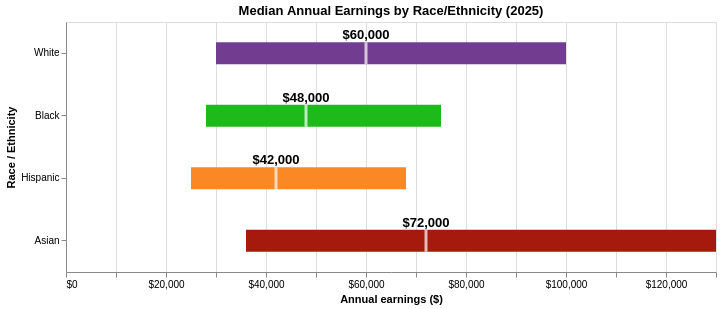

The notebook cell saved with this chart:
### Code cell
# Chart 3b: Median annual earnings by race/ethnicity

group_order2 = ["White", "Black", "Hispanic", "Asian"]
group_colors2 = ["#723C91", "#1EBA1B", "#FA8825", "#A51A0D"]

# Create dollar labels
box_summary2["median_label"] = box_summary2["median"].map(
    lambda x: f"${x:,.0f}"
)

base2 = alt.Chart(box_summary2).encode(
    y=alt.Y(
        "race_group2:N",
        sort=group_order2,
        title="Race / Ethnicity"
    )
)

# IQR bars
boxes2 = base2.mark_bar(size=22).encode(
    x=alt.X(
        "p25:Q",
        title="Annual earnings ($)",
        axis=alt.Axis(format="$,.0f")
    ),
    x2="p75:Q",
    color=alt.Color(
        "race_group2:N",
        scale=alt.Scale(
            domain=group_order2,
            range=group_colors2
        ),
        legend=None
    )
)

# White median markers
medians2 = base2.mark_tick(
    color="white",
    thickness=3,
    size=22
).encode(
    x="median:Q"
)

# Dollar labels above median markers
median_labels2 = base2.mark_text(
    dy=-18,
    fontSize=13,
    fontWeight="bold",
    color="black"
).encode(
    x="median:Q",
    text="median_label:N"
)

chart03b = (
    boxes2 + medians2 + median_labels2
).properties(
    width=650,
    height=250,
    title="Median Annual Earnings by Race/Ethnicity (2025)"
)

chart03b

### Figure 1 — Vega-Lite specification as saved in the notebook (floating-point values rounded to 4 significant figures)
{"config": {"view": {"continuousWidth": 300, "continuousHeight": 300}}, "layer": [{"mark": {"type": "bar", "size": 22}, "encoding": {"color": {"field": "race_group2", "legend": null, "scale": {"domain": ["White", "Black", "Hispanic", "Asian"], "range": ["#723C91", "#1EBA1B", "#FA8825", "#A51A0D"]}, "type": "nominal"}, "x": {"axis": {"format": "$,.0f"}, "field": "p25", "title": "Annual earnings ($)", "type": "quantitative"}, "x2": {"field": "p75"}, "y": {"field": "race_group2", "sort": ["White", "Black", "Hispanic", "Asian"], "title": "Race / Ethnicity", "type": "nominal"}}}, {"mark": {"type": "tick", "color": "white", "size": 22, "thickness": 3}, "encoding": {"x": {"field": "median", "type": "quantitative"}, "y": {"field": "race_group2", "sort": ["White", "Black", "Hispanic", "Asian"], "title": "Race / Ethnicity", "type": "nominal"}}}, {"mark": {"type": "text", "color": "black", "dy": -18, "fontSize": 13, "fontWeight": "bold"}, "encoding": {"text": {"field": "median_label", "type": "nominal"}, "x": {"field": "median", "type": "quantitative"}, "y": {"field": "race_group2", "sort": ["White", "Black", "Hispanic", "Asian"], "title": "Race / Ethnicity", "type": "nominal"}}}], "data": {"name": "data-15ba5ff33bdf08fff2f5d21d2d783112"}, "height": 250, "title": "Median Annual Earnings by Race/Ethnicity (2025)", "width": 650, "$schema": "https://vega.github.io/schema/vega-lite/v6.4.1.json", "datasets": {"data-15ba5ff33bdf08fff2f5d21d2d783112": [{"race_group2": "Asian", "p25": 36000.0, "mean": 101900.0, "p75": 130000.0, "mean_label": "$101,871", "median": 72000, "median_label": "$72,000"}, {"race_group2": "Black", "p25": 28000.0, "mean": 63560.0, "p75": 75000.0, "mean_label": "$63,559", "median": 48000, "median_label": "$48,000"}, {"race_group2": "Hispanic", "p25": 25000.0, "mean": 58240.0, "p75": 68000.0, "mean_label": "$58,241", "median": 42000, "median_label": "$42,000"}, {"race_group2": "White", "p25": 30000.0, "mean": 81930.0, "p75": 100000.0, "mean_label": "$81,930", "median": 60000, "median_label": "$60,000"}]}}
